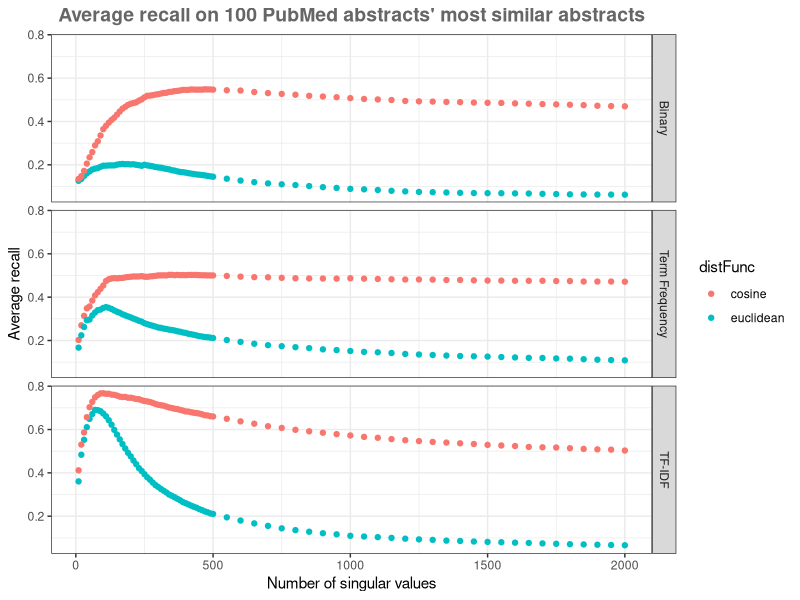

R code for this plot:
## ---- chunk 1
library(ggplot2)
library(plyr) # mutate(), mapvalues()
library(knitr) # kable()
## ---- chunk 2
# Load data 
result <- read.table("results_avg_recall.txt")
colnames(result) <- c("matrixType", "distFunc", "nsv", "precision")
head(result)

# Increase readability 
result$matrixType <- mapvalues(result$matrixType, from = c("tf_idf", "term_freq", "term_freq_binary"), to = c("TF-IDF", "Term Frequency", "Binary"))
head(result)
## ---- chunk 3
ggplot(result, aes(x=nsv, y=precision, colour=distFunc)) + geom_point() + 
  facet_grid(matrixType ~ .) + theme_bw() + ggtitle("Average recall on 100 PubMed abstracts' most similar abstracts") +
  labs(x="Number of singular values",y="Average recall") +
  theme(plot.title = element_text(color="#666666", face="bold", size=14, hjust=0.5, vjust=1))
## ---- chunk 4
maxima <- aggregate(precision ~ matrixType + distFunc, max, data=result)  # see maximum of all combinations 
maxima <- merge(maxima, result[, c("precision", "nsv")], by="precision") # bring in the number of nsv 
maxima <- arrange(maxima, matrixType) # arrange the dataframe
kable(maxima, format="markdown") # ensure Github can render the table
